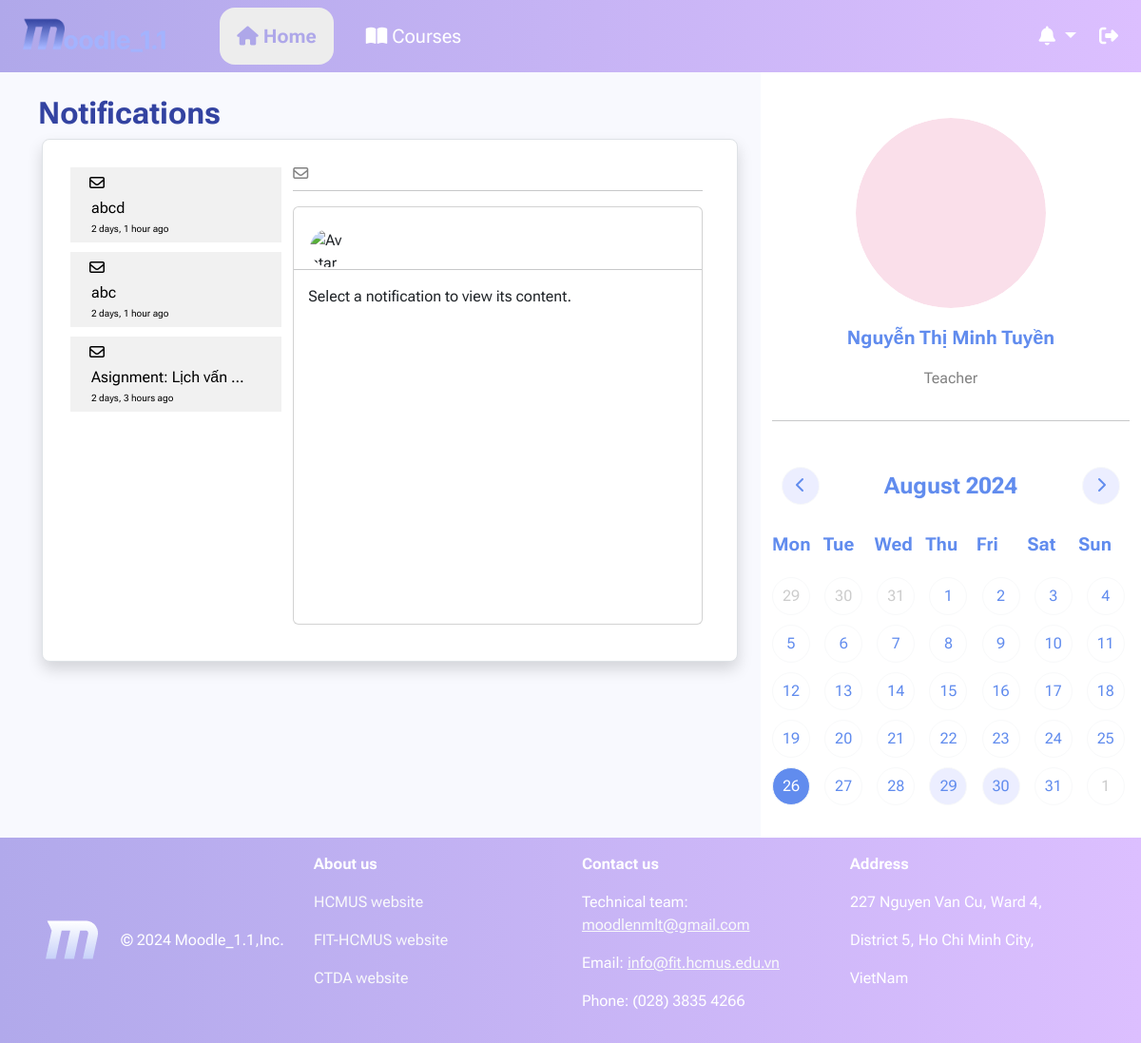
Screenshot of /annoucements/ (signed in) with the database file from the repository.
### courses/models.py (models this page shows, shortened)
class Notification(models.Model):
    id = models.AutoField(primary_key=True)
    author = models.ForeignKey(User, on_delete=models.CASCADE)
    ForClass = models.ForeignKey(CourseClass, on_delete=models.CASCADE, null=True)
    title = models.CharField(max_length=100, blank=True, null=True)
    text = CKEditor5Field('Text', config_name='extends', null=True, blank=True)
    date_created = models.DateTimeField(auto_now_add=True)

### users/models.py (models this page shows)
class User(AbstractUser):
    class Gender(models.TextChoices):
        MALE = "MALE", "Male"
        FEMALE = "FEMALE", "Female"
        NONE = "NONE", "None"
    inClass = models.CharField(max_length=8, null=True, blank=True)
    birthday = models.DateField(blank=True, null=True)
    sex = models.CharField(max_length=6, choices=Gender, default=Gender.NONE)
    country = models.CharField(max_length=100, default="Viet Nam")
    city = models.CharField(max_length=100, default="Ho Chi Minh City")
    avatar = models.ImageField(default='users/avatar.svg', upload_to=upload_path_handle, validators=[file_size])

### users/views.py (the view)
# urls.py: path('annoucements/', views.view_all_announcements, name='all_announcements'),
@login_required(login_url='users:login')
def view_all_announcements(request):
    user, notifications_nav, events = getIn4(request)
    notifications = Notification.objects.filter(ForClass__participants__exact=user.id).order_by('-date_created')
    proccessed_notifications = []
    for notify in notifications:
        proccessed_notifications.append(notify.ForClass.className + ' - ' + notify.title)
        created_date = timezone.localtime(notify.date_created).strftime('%A, %d %B %Y, %I:%M %p')
        time_diff = timesince(notify.date_created)
        proccessed_notifications.append(time_diff + ' ago')
        proccessed_notifications.append(notify.author.avatar.url)
        proccessed_notifications.append(notify.title)
        proccessed_notifications.append('By ' + notify.author.first_name + ' ' + notify.author.last_name + ' - ' + created_date)
        proccessed_notifications.append(notify.text)
    return render(request, 'users/View_all_anouncements.html',
                  {'user': user, 'notifies': notifications_nav, 'notifications' : notifications, 'events': events, 'proccessed_notifications' : proccessed_notifications})

### users/templates/users/View_all_anouncements.html (shortened to what this page needs)
{% extends "NavLayout.html" %}
{% load static %}
{% block extra_attach %}
<link rel="stylesheet" href="{% static "css/style_notfications.css" %}">
{% endblock extra_attach %}
{% block content %}
<h2 class="ms-3" style="color: #3343A1"><b>Notifications</b></h2>
<div style="margin-right: 20px;">
    <div class="container border bg-white shadow rounded-3 p-4 row" style="margin-left: 20px;">
        <div class="col-4" style="overflow-y: auto; overflow-x:hidden; height:500px;">
            <div class="box_noti row">
                {% for notify in notifications %}
                    <a href="" id="notify_{{ forloop.counter }}" class="nav-link">
                        <div class="row">
                            <div class="col-1">
                                <i class="fa-regular fa-envelope"></i>
                            </div>
                            <div class="col-11 text-truncate">
                                <p class="truncate_style" style="margin: 2px;">{{ notify.title }}</p>
                                <p style="margin: 2px; font-size: 10px;">{{ notify.date_created|timesince }} ago</p>
                            </div>
                        </div>
                    </a>
                {% endfor %}
            </div>
        </div>
        <div class="col" style="overflow-y: auto; overflow-x: hidden;">
            <div class="row">
                <div class="col-auto">
                    <i class="fa-regular fa-envelope" style="color: #828282;"></i>
                </div>
                <div class="col text-truncate">
                </div>
            </div>
            <hr style="margin-top: 5px;">
            <div class="card rounded-2" style="overflow-y: auto; overflow-x: hidden; height: 440px;">
                <div class="row" style="margin-top: 15px; margin-left: 5px;">
                    <div class="col-auto">
                        <img id="AuthorAvatar" class="avatar mt-2" src="" alt="Avatar">
                    </div>
                    <div class="col text-truncate">
                    </div>
                </div>
                <hr style="margin-top: 2px;">
                <div id="Text" class="ck-content" style="margin-left: 15px;">
                    <p>
                        Select a notification to view its content.
                    </p>
                </div>
            </div>
        </div>
    </div>
</div>
{% endblock content %}

### templates/NavLayout.html (shortened to what this page needs)
{% load static %}
<!DOCTYPE html>
<html lang="en">
<head>
    <link href="https://cdn.jsdelivr.net/npm/bootstrap@5.3.3/dist/css/bootstrap.min.css" rel="stylesheet">
    <link rel="stylesheet" href="https://cdn.jsdelivr.net/npm/bootstrap-icons@1.11.3/font/bootstrap-icons.min.css">
    <link rel="stylesheet" href="{% static 'css/Nav.css' %}">
    {% block extra_attach %}
    {% endblock extra_attach %}
</head>
<body>
    <div class="container-fluid d-flex top-bar" style="background-image:linear-gradient(
        to right, #B0A8EA 0%, #DCBFFF 100%); z-index: 3;">
        <nav class="navbar navbar-expand">
            <div class="container-fluid">
                <a class="navbar-brand" role="button" href="{% url 'home' %}">
                    <img src="{% static "img/home/logo.png" %}" alt="logo" class="img-fluid" style="max-width: 80%;">
                </a>
                <div class="navbar-nav box_nav gap-4">
                    <a href="{% url 'home' %}" class="nav-link fs-5 text-center rounded-4" style = "{% if request.resolver_match.url_name == 'home' %}
                                                                            color:#AEA7E9; font-weight: 700 !important; background-color: rgb(237, 237, 237);
                                                                            {% elif request.resolver_match.url_name == 'profile' %}
                                                                            color:#AEA7E9; font-weight: 700 !important; background-color: rgb(237, 237, 237);
                                                                            {% elif request.resolver_match.url_name == 'all_announcements' %}
                                                                            color:#AEA7E9; font-weight: 700 !important; background-color: rgb(237, 237, 237);
                                                                            {% else %} color:#FFFFFF; {% endif %} width: 120px;">
                        <i class="fa-solid fa-house"></i>
                        Home
                    </a>
                    <a href="{% url 'courses:class_list' %}" class="nav-link fs-5 text-center rounded-4" style = " {% if request.resolver_match.url_name == 'class_list' %}
                                                                color:#AEA7E9; font-weight: 700 !important; background-color: rgb(237, 237, 237);
                                                            {% elif request.resolver_match.url_name == 'class_page' %}
                                                                color:#AEA7E9; font-weight: 700 !important; background-color: rgb(237, 237, 237);
                                                            {% elif request.resolver_match.url_name == 'participants' %}
                                                                color:#AEA7E9; font-weight: 700 !important; background-color: rgb(237, 237, 237);
                                                            {% elif request.resolver_match.url_name == 'view_announcement' %}
                                                                color:#AEA7E9; font-weight: 700 !important; background-color: rgb(237, 237, 237);
                                                            {% elif request.resolver_match.url_name == 'post_announcement' %}
                                                                color:#AEA7E9; font-weight: 700 !important; background-color: rgb(237, 237, 237);
                                                            {% elif request.resolver_match.url_name == 'view_material' %}
                                                                color:#AEA7E9; font-weight: 700 !important; background-color: rgb(237, 237, 237);
                                                            {% elif request.resolver_match.url_name == 'view_grading' %}
                                                                color:#AEA7E9; font-weight: 700 !important; background-color: rgb(237, 237, 237);
                                                            {% elif request.resolver_match.url_name == 'view_assignment' %}
                                                                color:#AEA7E9; font-weight: 700 !important; background-color: rgb(237, 237, 237);
                                                            {% elif request.resolver_match.url_name == 'view_all_grades' %}
                                                                color:#AEA7E9; font-weight: 700 !important; background-color: rgb(237, 237, 237);
                                                            {% elif request.resolver_match.url_name == 'view_comment' %}
                                                                color:#AEA7E9; font-weight: 700 !important; background-color: rgb(237, 237, 237);
                                                            {% else %} color:#FFFFFF; {% endif %} width: 120px;">
                        <i class="fa-solid fa-book-open"></i>
                        Courses
                    </a>
                </div>
            </div>
        </nav>
        <div class="ms-auto d-flex align-items-center" style="color: #FFFFFF;">
            <div class="dropdown">
                <button class="btn btn-outline-secondary fs-5 dropdown-toggle" type="button" data-bs-toggle="dropdown"
                style="--bs-btn-border-color: none; --bs-btn-color: #fff; --bs-btn-hover-bg: #ddd;
                --bs-btn-active-bg: rgb(237, 237, 237); --bs-btn-active-color: #AEA7E9;">
                    <i class="fa-solid fa-bell"></i>
                </button>
            </div>
            <button type="button" class="btn btn-outline-secondary fs-5" data-bs-toggle="modal" data-bs-target="#LogoutModal"
            style="--bs-btn-border-color: none; --bs-btn-hover-bg: #ddd; --bs-btn-active-bg: #ddd; --bs-btn-color: #fff">
                <i class="fa-solid fa-right-from-bracket"></i>
            </button>
        </div>
    </div>
    <div class="container-fluid" style="min-height: 90vh">
        <div class="row">
            <div class="col col-xxl-9 col-xl-8 col-lg-7 col-md-7 col-sm-6 border-1 rounded-5 p-4">
                {% block content %}
                {% endblock content %}
            </div>
            <div class="col col-xxl-3 col-xl-4 col-lg-5 col-md-5 col-sm-6 bg-white">
                <div class=" mt-5 mb-2">
                    <a href="{% url 'users:profile' %}" class="d-flex flex-column align-items-center link-dark link-underline link-underline-opacity-0">
                        <img src="{{ user.avatar.url }}" alt="avatar" width="200" height="200" style="border-radius: 50%; object-fit: cover;">
                        <p class="mt-3 fs-5 fw-bold" style="color: #618CEE">{{ user.first_name }} {{ user.last_name }}</p>
                        <p class="fs-6" style="color: #828282">{% if user.is_superuser %}
                                Admin
                            {% elif user.is_staff %}
                                Teacher
                            {% else %}
                                Student
                            {% endif %}
                        </p>
                    </a>
                </div>
                <hr>
                <div class="d-flex calendar">
                    <div class="calendar header d-flex flex-row">
                        <button id="prev" type="button" class="btn btn-outline-light" style="background-color: #ECEEFF; color: #618CEE;">
                            <i class="fa-solid fa-chevron-left"></i>
                        </button>
                        <div class="calendar month" id="monthYear"></div>
                        <button id="next" type="button" class="btn btn-outline-light" style="background-color: #ECEEFF; color: #618CEE;">
                            <i class="fa-solid fa-chevron-right"></i>
                        </button>
                    </div>
                    <div class="calendar days">
                        <div class="day">Mon</div>
                        <div class="day">Tue</div>
                        <div class="day">Wed</div>
                        <div class="day">Thu</div>
                        <div class="day">Fri</div>
                        <div class="day">Sat</div>
                        <div class="day">Sun</div>
                    </div>
                    <div class="calendar dates" id="dates"></div>
                </div>
            </div>
        </div>
    </div>
    <div class="container-fluid py-3 px-5" style="background-image:linear-gradient(
        to right, #B1A9EB 0%, #DCBFFF 100%); color: #FFFFFF">
        <div class="row" >
            <div class="col-3 d-flex align-items-center">
                <img src="{% static "img/home/letterM1.png" %}" alt="LetterM" class="d-inline-block align-text-center me-4">
                © 2024 Moodle_1.1,Inc.
            </div>
            <div class="col-3 d-flex flex-column">
                <p class="fw-bold">About us</p>
                <p><a href="https://hcmus.edu.vn/" class="link-light link-offset-2 link-underline link-underline-opacity-0">
                    HCMUS website
                </a></p>
                <p><a href="https://www.fit.hcmus.edu.vn/" class="link-light link-offset-2 link-underline link-underline-opacity-0">
                    FIT-HCMUS website
                </a></p>
                <p><a href="https://www.ctda.hcmus.edu.vn/" class="link-light link-offset-2 link-underline link-underline-opacity-0">
                    CTDA website
                </a></p>
            </div>
            <div class="col-3 d-flex flex-column">
                <p class="fw-bold">Contact us</p>
                <p>Technical team: <a href="mailto: moodlenmlt@gmail.com"  class="link-light">  moodlenmlt@gmail.com </a></p>
                <p>Email: <a href="mailto: info@fit.hcmus.edu.vn" class="link-light">  info@fit.hcmus.edu.vn </a></p>
                <p>Phone: (028) 3835 4266</p>
            </div>
            <div class="col-3 d-flex flex-column">
                <p class="fw-bold">Address</p>
                <p>227 Nguyen Van Cu, Ward 4,</p>
                <p>District 5, Ho Chi Minh City,</p>
                <p>VietNam</p>
            </div>
        </div>
    </div>
</body>
</html>

### static/css/Nav.css (style rules this page uses)
body { font-family: "Roboto Flex", sans-serif; background-color: #F8F9FE; }
.top-bar { position: sticky; top: 0; }
.box_nav { text-align: left; }
.box_nav a { display: inline-block; padding: 15px 30px; text-decoration: none; }

### static/css/style_notfications.css (style rules this page uses)
.box_noti { text-align: left; }
.box_noti a { display: inline-block; padding: 5px 20px; color: black; background-color: #f1f1f1; margin: 5px; }
.avatar { width: 40px; height: 40px; border-radius: 50%; display: block; object-fit: cover; }

### rows the page displays
Notification: title "abcd", date_created "2 days, 1 hour"
Notification: title "abc", date_created "2 days, 1 hour"
Notification: title "Asignment: Lịch vấn…", date_created "2 days, 3 hours"
User: avatar (placeholder picture), first_name "Nguyễn Thị Minh", last_name "Tuyền"
